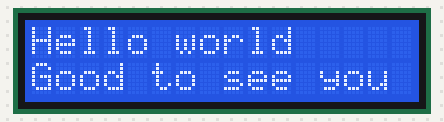
Simulated run of this program. Board: Raspberry Pi (BCM pin numbers). On the bench: 16×2 character LCD. The clock reads 2024-03-15 10:24:30 at power-on unless the program sets it.

Above: at 0.2 s.
At 1.3 s:
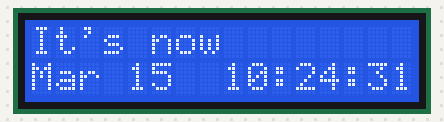
At 9.1 s:
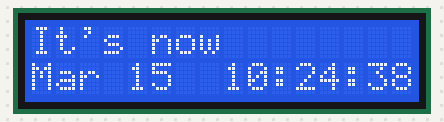
At 19.1 s:
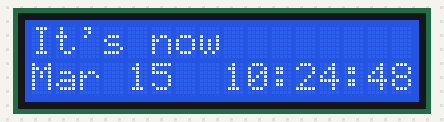
At 27.9 s:
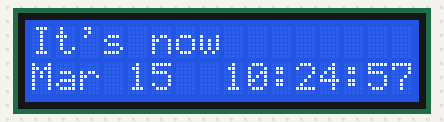
At 37.9 s:
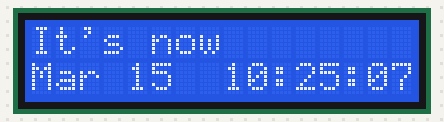

Measured:
- what the display in image 1 shows lasts 1.2 s, from 1.2 s to 2.4 s

The program:

1602_display_show_time.py
```python
#Using i2c protocal
#https://www.electroniclinic.com/raspberry-pi-16x2-lcd-i2c-interfacing-and-python-programming/
#SCL=GPIO3 ; SDA=GPIO02 ; 5V
from signal import signal, SIGTERM, SIGHUP, pause
from rpi_lcd import LCD
from time import *
from datetime import datetime
lcd = LCD()
def safe_exit(signum, frame):
    exit(1)
try:
    signal(SIGTERM, safe_exit)
    signal(SIGHUP, safe_exit)
    lcd.text("Hello world", 1)
    lcd.text("Good to see you", 2)
    sleep(1)
    while True:
        lcd.text("It's now", 1)
        lcd.text(datetime.now().strftime('%b %d  %H:%M:%S\n'), 2)

        sleep(1)

except KeyboardInterrupt:
    pass
finally:
    lcd.clear()
    lcd.backlight(0)
```
